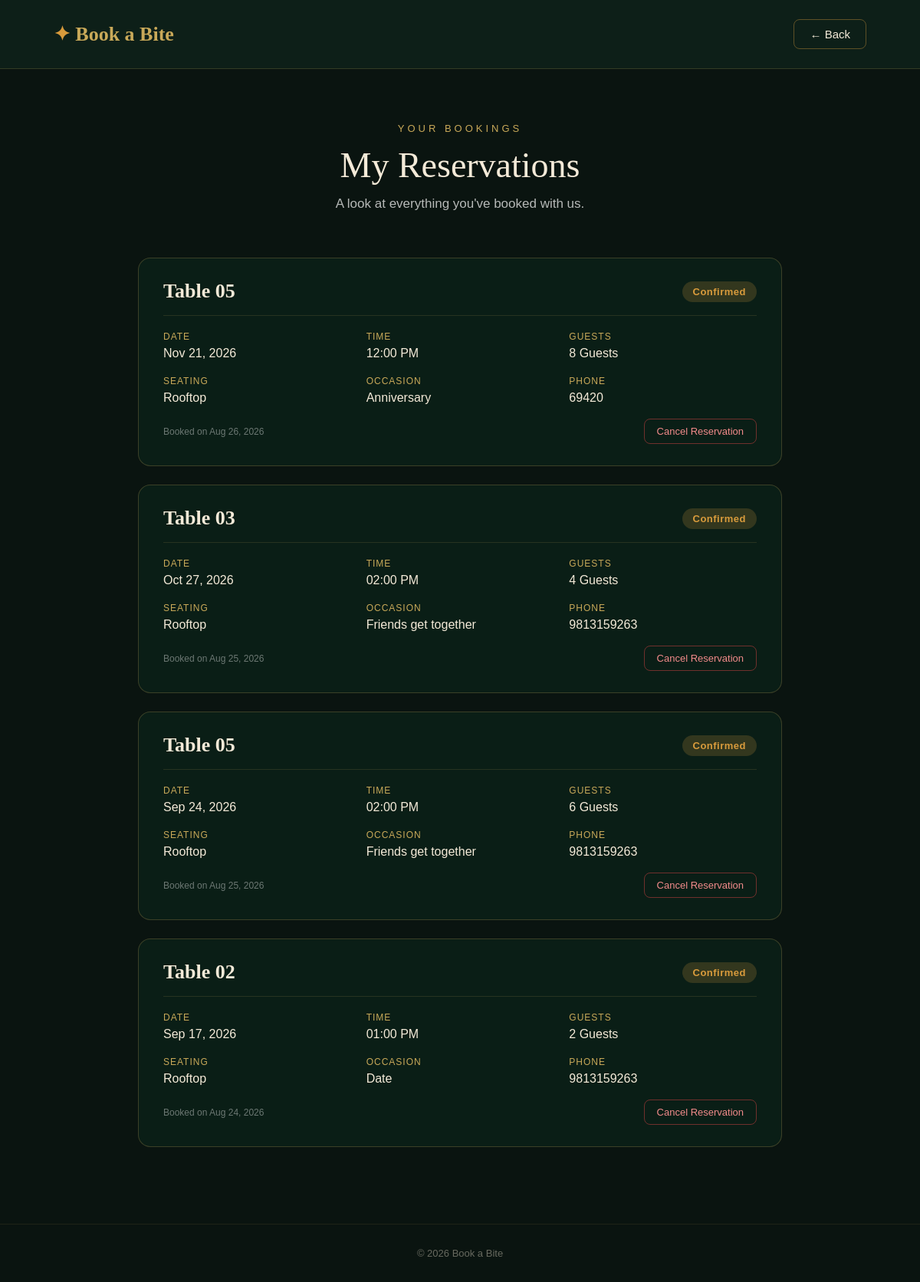
Page /CheckReservation.php (signed in) on the committed database.
### tables this page shows
CREATE TABLE `reservations` (
  `id` int(11) NOT NULL,
  `user_id` int(11) NOT NULL,
  `phone_no` varchar(20) NOT NULL,
  `reservation_date` date NOT NULL,
  `reservation_time` varchar(20) NOT NULL,
  `guests` varchar(20) NOT NULL,
  `seating` varchar(20) NOT NULL,
  `occasion` varchar(50) NOT NULL,
  `table_no` varchar(20) NOT NULL,
  `preorder` enum('yes','no') DEFAULT 'no',
  `total_amount` int(11) DEFAULT 0,
  `status` enum('confirmed','completed','cancelled') DEFAULT 'confirmed',
  `grilled_chicken_qty` int(11) DEFAULT 0,
  `chicken_pasta_qty` int(11) DEFAULT 0,
  `chocolate_cake_qty` int(11) DEFAULT 0,
  `created_at` timestamp NOT NULL DEFAULT current_timestamp()
);

### CheckReservation.php (the view, shortened to what this page needs)
<?php
include "Backend/db.php";
mysqli_query($conn, "UPDATE reservations SET status = 'completed' WHERE status = 'confirmed' AND reservation_date < CURDATE()");
$user_id = $_SESSION['user_id'];
$stmt = mysqli_prepare($conn, "SELECT * FROM reservations WHERE user_id = ? ORDER BY reservation_date DESC, id DESC");
mysqli_stmt_bind_param($stmt, "i", $user_id);
mysqli_stmt_execute($stmt);
$result = mysqli_stmt_get_result($stmt);
$reservations = [];
while ($row = mysqli_fetch_assoc($result)) {
    $reservations[] = $row;
}
?>
<!DOCTYPE html>
<html lang="en">
<head>
    <link rel="stylesheet" href="Checkreservation.css">
</head>
<body>
    <header class="header">
        <div class="logo">
            <span>✦</span> Book a Bite
        </div>
        <a href="restaurant.php" class="back-btn">
            ← Back
        </a>
    </header>
    <main class="reservations-page">
        <div class="page-heading">
            <p>YOUR BOOKINGS</p>
            <h1>My Reservations</h1>
            <span>
                A look at everything you've booked with us.
            </span>
        </div>
        <?php if (empty($reservations)): ?>
            <div class="empty-state">
                <p>You don't have any reservations yet.</p>
                <a href="Reserve.php" class="primary-btn">Reserve a Table →</a>
            </div>
        <?php else: ?>
            <div class="reservation-list">
                <?php foreach ($reservations as $r): ?>
                    <?php
                    $is_future = $r['reservation_date'] >= date('Y-m-d');
                    $can_cancel = $is_future && $r['status'] === 'confirmed';
                    ?>
                    <div class="reservation-card">
                        <div class="card-top">
                            <h2><?php echo htmlspecialchars($r['table_no']); ?></h2>
                            <span class="status-badge status-<?php echo htmlspecialchars($r['status']); ?>">
                                <?php echo ucfirst(htmlspecialchars($r['status'])); ?>
                            </span>
                        </div>
                        <div class="card-grid">
                            <div class="detail">
                                <label>Date</label>
                                <p><?php echo htmlspecialchars(date("M j, Y", strtotime($r['reservation_date']))); ?></p>
                            </div>
                            <div class="detail">
                                <label>Time</label>
                                <p><?php echo htmlspecialchars($r['reservation_time']); ?></p>
                            </div>
                            <div class="detail">
                                <label>Guests</label>
                                <p><?php echo htmlspecialchars($r['guests']); ?></p>
                            </div>
                            <div class="detail">
                                <label>Seating</label>
                                <p><?php echo htmlspecialchars($r['seating']); ?></p>
                            </div>
                            <div class="detail">
                                <label>Occasion</label>
                                <p><?php echo htmlspecialchars($r['occasion']); ?></p>
                            </div>
                            <div class="detail">
                                <label>Phone</label>
                                <p><?php echo htmlspecialchars($r['phone_no']); ?></p>
                            </div>
                        </div>
                        <div class="card-footer">
                            <small>Booked on <?php echo htmlspecialchars(date("M j, Y", strtotime($r['created_at']))); ?></small>
                            <?php if ($can_cancel): ?>
                                <form method="POST" action="CheckReservation.php" onsubmit="return confirm('Cancel this reservation?');">
                                    <button type="submit" class="cancel-btn">Cancel Reservation</button>
                                </form>
                            <?php endif; ?>
                        </div>
                    </div>
                <?php endforeach; ?>
            </div>
        <?php endif; ?>
    </main>
    <footer>
        © <?php echo date("Y"); ?> Book a Bite
    </footer>
</body>
</html>

### Checkreservation.css (style rules this page uses)
* { margin: 0; padding: 0; box-sizing: border-box; }
body { font-family: 'Poppins', sans-serif; background: #0a1410; min-height: 100vh; color: white; }
.header { display: flex; justify-content: space-between; align-items: center; padding: 25px 70px; border-bottom: 1px solid rgba(201, 169, 89, 0.2); background: #0d1f18; }
.logo { font-size: 26px; font-family: 'Cormorant Garamond', serif; font-weight: 600; color: #c9a959; }
.logo span { color: #d89b3c; }
.back-btn { color: #f4ead8; text-decoration: none; font-size: 15px; border: 1px solid rgba(216, 155, 60, 0.4); padding: 10px 20px; border-radius: 8px; transition: 0.3s; }
.reservations-page { max-width: 900px; margin: 0 auto; padding: 70px 30px 100px; }
.page-heading { text-align: center; margin-bottom: 60px; }
.page-heading p { color: #c9a959; letter-spacing: 4px; font-size: 13px; text-transform: uppercase; margin-bottom: 14px; }
.page-heading h1 { font-family: 'Cormorant Garamond', serif; font-weight: 500; font-size: 46px; color: #f4ead8; margin-bottom: 14px; }
.page-heading span { color: rgba(255, 255, 255, 0.7); font-size: 17px; }
.reservation-list { display: flex; flex-direction: column; gap: 24px; }
.reservation-card { background: rgba(15, 92, 63, 0.14); border: 1px solid rgba(201, 169, 89, 0.25); border-radius: 16px; padding: 28px 32px; transition: 0.3s; }
.card-top { display: flex; justify-content: space-between; align-items: center; margin-bottom: 20px; padding-bottom: 16px; border-bottom: 1px solid rgba(201, 169, 89, 0.15); }
.card-top h2 { font-family: 'Cormorant Garamond', serif; color: #f4ead8; font-size: 26px; }
.status-badge { background: rgba(216, 155, 60, 0.2); color: #d89b3c; font-size: 13px; font-weight: 600; padding: 6px 14px; border-radius: 20px; letter-spacing: 0.5px; }
.card-grid { display: grid; grid-template-columns: repeat(3, 1fr); gap: 20px; }
.detail label { display: block; color: #c9a959; font-size: 12px; letter-spacing: 1px; text-transform: uppercase; margin-bottom: 6px; }
.detail p { color: #f4ead8; font-size: 16px; }
.card-footer { margin-top: 18px; text-align: right; }
.card-footer small { color: rgba(255, 255, 255, 0.4); font-size: 12px; }
footer { text-align: center; padding: 30px; color: rgba(244, 234, 216, 0.4); font-size: 13px; border-top: 1px solid rgba(201, 169, 89, 0.1); }
.status-badge.status-confirmed { background: rgba(216, 155, 60, 0.2); color: #d89b3c; }
.card-footer { display: flex; justify-content: space-between; align-items: center; }
.cancel-btn { background: transparent; border: 1px solid rgba(212, 67, 67, 0.5); color: #f28b8b; padding: 8px 16px; border-radius: 8px; font-size: 13px; cursor: pointer; transition: 0.3s; }

### rows in the picture
reservations: table_no "Table 05", status "Confirmed", reservation_date "Nov 21, 2026", reservation_time "12:00 PM", guests "8 Guests", seating "Rooftop", occasion "Anniversary", phone_no "69420", created_at "Aug 26, 2026"
reservations: table_no "Table 03", status "Confirmed", reservation_date "Oct 27, 2026", reservation_time "02:00 PM", guests "4 Guests", seating "Rooftop", occasion "Friends get together", phone_no "9813159263", created_at "Aug 25, 2026"
reservations: table_no "Table 05", status "Confirmed", reservation_date "Sep 24, 2026", reservation_time "02:00 PM", guests "6 Guests", seating "Rooftop", occasion "Friends get together", phone_no "9813159263", created_at "Aug 25, 2026"
reservations: table_no "Table 02", status "Confirmed", reservation_date "Sep 17, 2026", reservation_time "01:00 PM", guests "2 Guests", seating "Rooftop", occasion "Date", phone_no "9813159263", created_at "Aug 24, 2026"
